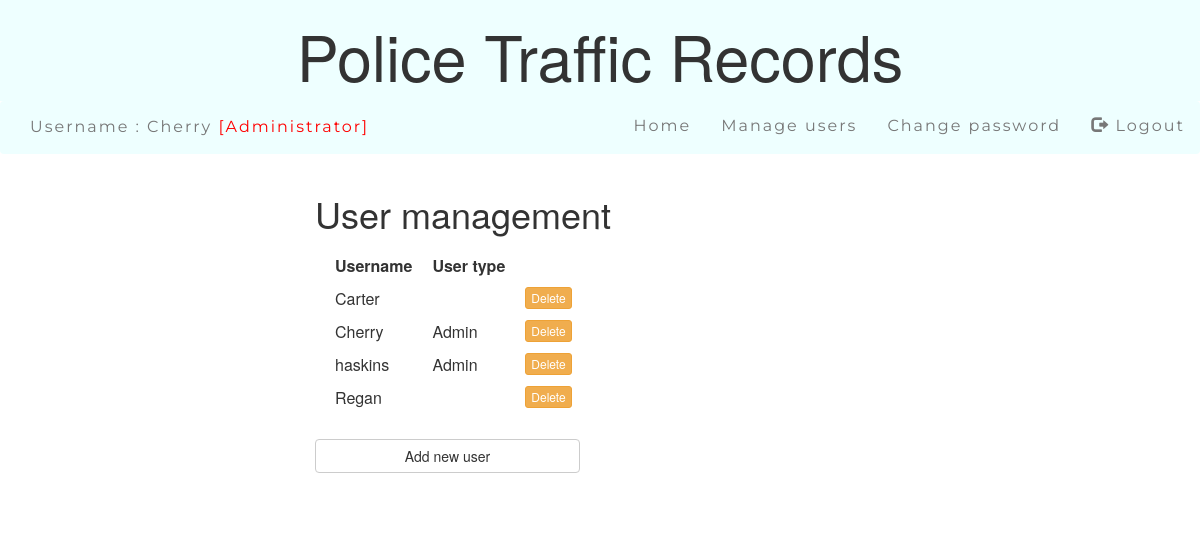
The page /manage_user.php (signed in) on the database its author committed.
### tables this page shows
CREATE TABLE IF NOT EXISTS `Officer_access` (
  `Admin` enum('Admin') DEFAULT NULL,
  `username` varchar(50) NOT NULL,
  `password` varchar(50) NOT NULL
);

### manage_user.php (the view, shortened to what this page needs)
<?php
   include('session.php');
?>
<html>
<body>
    <div class="container">
    <div class="col-sm-offset-3">
    <h1> User management</h1>
    <?php
        $sql = "SELECT username, Admin FROM Officer_access ORDER BY username;";
        $result = mysqli_query($db, $sql);
       if (mysqli_num_rows($result) > 0)
       {
           echo "<table id='user' cellspacing='0'>
                   <tr>
                       <th>Username</th>
                       <th>User type</th>
                       <th></th>
                   </tr>";
           while($row = mysqli_fetch_assoc($result))
           {
             echo "<tr>
                        <td>". $row["username"]. "</td>
                        <td>". $row["Admin"]."</td>";
             echo "<td><button type=button class='btn btn-warning btn-xs'
             onclick=confirmDelete('".$row["username"]."')>Delete</button></td></tr>";
           }
           echo "</table><br>";
      }
    ?>
    <div class='row'>
    <div class="col-xs-8 col-sm-6 col-lg-4">
        <a href="add_new_user.php" class="btn btn-default btn-block" style='white-space: normal'>Add new user</a>
    </div>
    </div>
    <?php
    echo "<br><div class='col-xs-8 col-sm-6 col-lg-4'>".$message."</div><br><br>";
    ?>
    </div>
    </div>
</body>
</html>

### session.php (shortened to what this page needs)
<?php
   include('config.php');
   $sql = "SELECT username, Admin FROM Officer_access
            WHERE username = '{$_SESSION['login_user']}';";
   $ses_sql = mysqli_query($db,$sql);
   $row = mysqli_fetch_array($ses_sql);
   if (isset($row['Admin'])){
      $manage_users = "Manage users";
      $user_type = "[Administrator]";
   }
?>
<html>
<body>
    <div class="jumbotron text-center">
         <h1>Police Traffic Records</h1>
    </div>
    <nav class="navbar navbar-default">
        <div class="container-fluid">
            <p class="navbar-text"> Username :
                <?php echo "{$_SESSION['login_user']} <font color=red>{$user_type}</font>" ?> </p>
            <ul class="nav navbar-nav navbar-right">
                <li><a href="home.php">Home</a></li>
                <li><a href="manage_user.php"><?php echo $manage_users?></a></li>
                <li><a href="change_password.php">Change password </a></li>
                <li><a href="logout.php"> <span class="glyphicon glyphicon-log-out"></span> Logout</a></li>
            </ul>
        </div>
    </nav>
</body>
</html>

### config.php (style rules this page uses)
.jumbotron { background-color: #eeffff; margin-bottom: 0; padding: 1; }
.navbar { background-color: #eeffff; border: 0; font-size: 16px; letter-spacing: 2px; font-family: Montserrat, sans-serif; }
table#user { border-collapse:separate; border-spacing:20 10px; }

### rows shown on the page
officer_access: Admin "[Administrator]", Admin "Manage users", username "Cherry", Admin "Admin"
officer_access: username "Carter"
officer_access: username "haskins", Admin "Admin"
officer_access: username "Regan"

### other values the page prints
$_SESSION['login_user'] "Cherry"
